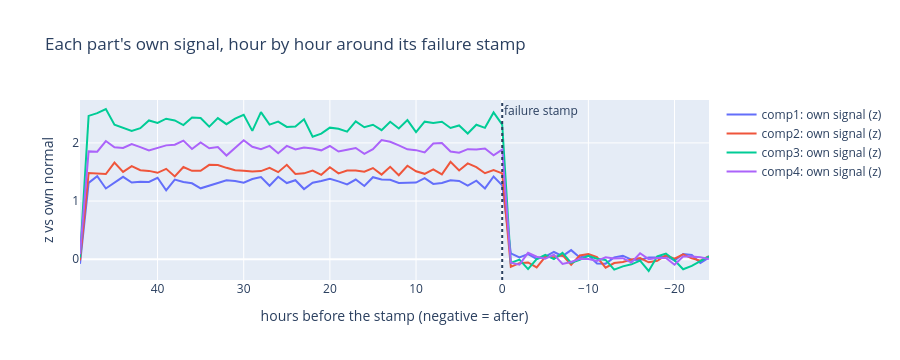

Notebook code cell kept with this figure:
### Markdown cell above
## 3 · How are events timestamped? (this sets H)
Failures and repairs are stamped at 06:00, a daily batch. If a failure were really logged up to a day late, the
hours just before its stamp would hold *post-failure* data, and scoring them would be leakage (forcing H ≥ 24 h).
The check: average each part's own signal and own error codes hour by hour, from 49 h before the stamp to 1 h after.

### Code cell
# Which signal and which error codes belong to which part, learned from the dev machines only
# (src/evaluation.py §7, learn_mapping). E.g. comp1 -> volt + error1.
dev, hold = dev_holdout_split(panel, cfg.dev_fraction, cfg.seed)
mapping = learn_mapping(panel, cfg, dev)

# Hour-by-hour averages around the stamp (src/evaluation.py §7, stamp_alignment).
# own_signal_z: the part's own signal vs its machine's normal operation (signed: a precursor is positive)
# own_error_codes_per_failure: how many of the part's own error codes are logged at that hour, per failure
S = stamp_alignment(panel, cfg, mapping)

fig = go.Figure()
for c, d in S.items():
    fig.add_scatter(x=d.index, y=d.own_signal_z, name=f"{c}: own signal (z)")
fig.add_vline(x=0, line_dash="dot", annotation_text="failure stamp")
fig.update_xaxes(autorange="reversed", title="hours before the stamp (negative = after)")
fig.update_layout(yaxis_title="z vs own normal", height=360,
                  title="Each part's own signal, hour by hour around its failure stamp")
fig.show()

# The evidence in one table, per part: is the signal still shifted at the stamp, and back to normal 1 h after?
# How many of the part's own error codes appear in the final 23 h, and how many exactly 24 h before?
stamp = pd.DataFrame({c: {"signal z at the stamp": d.own_signal_z[0], "signal z 1 h after": d.own_signal_z[-1],
                  "own codes in the last 23 h": d.own_error_codes_per_failure.loc[1:23].sum(),
                  "own codes exactly 24 h before": d.own_error_codes_per_failure[24]}
              for c, d in S.items()}).T.round(2)
stamp

### Figure 1 — Plotly figure (JSON) as saved in the notebook; plotly's stock layout.template omitted (floating-point values rounded to 4 significant figures)
{"data": [{"name": "comp1: own signal (z)", "type": "scatter", "x": [-24, -23, -22, -21, -20, -19, -18, -17, -16, -15, -14, -13, -12, -11, -10, -9, -8, -7, -6, -5, -4, -3, -2, -1, 0, 1, 2, 3, 4, 5, 6, 7, 8, 9, 10, 11, 12, 13, 14, 15, 16, 17, 18, 19, 20, 21, 22, 23, 24, 25, 26, 27, 28, 29, 30, 31, 32, 33, 34, 35, 36, 37, 38, 39, 40, 41, 42, 43, 44, 45, 46, 47, 48, 49], "y": [0.02843, -0.0659, 0.07275, 0.08865, -0.0229, 0.05603, 0.03411, 0.02971, -0.01303, -0.008755, 0.06008, 0.03116, -0.07645, -0.07385, 0.06665, 0.02977, 0.156, 0.05325, 0.1242, 0.04348, 0.004559, 0.08727, 0.03166, 0.1013, 1.269, 1.423, 1.217, 1.35, 1.267, 1.347, 1.358, 1.311, 1.295, 1.395, 1.319, 1.31, 1.313, 1.366, 1.371, 1.411, 1.259, 1.371, 1.286, 1.339, 1.381, 1.344, 1.316, 1.206, 1.358, 1.31, 1.419, 1.264, 1.412, 1.38, 1.317, 1.345, 1.357, 1.311, 1.261, 1.219, 1.306, 1.329, 1.371, 1.185, 1.4, 1.33, 1.332, 1.319, 1.417, 1.313, 1.216, 1.427, 1.313, -0.07951]}, {"name": "comp2: own signal (z)", "type": "scatter", "x": [-24, -23, -22, -21, -20, -19, -18, -17, -16, -15, -14, -13, -12, -11, -10, -9, -8, -7, -6, -5, -4, -3, -2, -1, 0, 1, 2, 3, 4, 5, 6, 7, 8, 9, 10, 11, 12, 13, 14, 15, 16, 17, 18, 19, 20, 21, 22, 23, 24, 25, 26, 27, 28, 29, 30, 31, 32, 33, 34, 35, 36, 37, 38, 39, 40, 41, 42, 43, 44, 45, 46, 47, 48, 49], "y": [0.05166, -0.02548, 0.01503, 0.08446, 0.01091, 0.06788, -0.02618, -0.05333, 0.02002, -0.00382, -0.04872, -0.06623, -0.1454, 0.03783, 0.09022, 0.0633, -0.09625, 0.06884, 0.03265, 0.04051, -0.1414, -0.05569, -0.06873, -0.1315, 1.476, 1.534, 1.479, 1.582, 1.648, 1.525, 1.675, 1.46, 1.546, 1.468, 1.511, 1.607, 1.444, 1.589, 1.455, 1.568, 1.504, 1.526, 1.527, 1.477, 1.583, 1.451, 1.525, 1.477, 1.467, 1.624, 1.497, 1.571, 1.515, 1.507, 1.519, 1.532, 1.572, 1.621, 1.623, 1.52, 1.521, 1.586, 1.423, 1.554, 1.486, 1.519, 1.531, 1.6, 1.503, 1.663, 1.465, 1.475, 1.482, -0.02037]}, {"name": "comp3: own signal (z)", "type": "scatter", "x": [-24, -23, -22, -21, -20, -19, -18, -17, -16, -15, -14, -13, -12, -11, -10, -9, -8, -7, -6, -5, -4, -3, -2, -1, 0, 1, 2, 3, 4, 5, 6, 7, 8, 9, 10, 11, 12, 13, 14, 15, 16, 17, 18, 19, 20, 21, 22, 23, 24, 25, 26, 27, 28, 29, 30, 31, 32, 33, 34, 35, 36, 37, 38, 39, 40, 41, 42, 43, 44, 45, 46, 47, 48, 49], "y": [0.04866, -0.0373, -0.114, -0.1728, -0.01937, 0.09736, 0.04989, -0.203, -0.02507, -0.08808, -0.123, -0.1803, -0.01299, 0.0079, 0.05953, -0.01059, -0.0622, 0.1076, 0.001951, 0.07332, 0.002946, -0.1702, -0.008062, -0.06376, 2.314, 2.525, 2.259, 2.313, 2.162, 2.3, 2.257, 2.364, 2.345, 2.366, 2.185, 2.393, 2.249, 2.363, 2.22, 2.313, 2.27, 2.37, 2.195, 2.244, 2.263, 2.159, 2.107, 2.407, 2.284, 2.276, 2.368, 2.315, 2.529, 2.208, 2.484, 2.417, 2.322, 2.427, 2.279, 2.429, 2.436, 2.307, 2.387, 2.417, 2.345, 2.387, 2.253, 2.207, 2.265, 2.312, 2.584, 2.512, 2.465, 0.02977]}, {"name": "comp4: own signal (z)", "type": "scatter", "x": [-24, -23, -22, -21, -20, -19, -18, -17, -16, -15, -14, -13, -12, -11, -10, -9, -8, -7, -6, -5, -4, -3, -2, -1, 0, 1, 2, 3, 4, 5, 6, 7, 8, 9, 10, 11, 12, 13, 14, 15, 16, 17, 18, 19, 20, 21, 22, 23, 24, 25, 26, 27, 28, 29, 30, 31, 32, 33, 34, 35, 36, 37, 38, 39, 40, 41, 42, 43, 44, 45, 46, 47, 48, 49], "y": [0.001513, 0.03402, 0.04715, 0.04515, -0.09486, 0.01932, 0.02139, 0.00111, 0.1016, -0.05732, 0.01668, 0.01156, 0.03312, -0.02869, 0.002318, 0.00879, -0.04703, -0.08158, 0.0777, 0.008442, 0.0423, 0.1099, -0.09332, -0.06185, 1.885, 1.788, 1.905, 1.889, 1.893, 1.831, 1.852, 2.0, 1.991, 1.835, 1.876, 1.891, 1.959, 2.02, 2.051, 1.892, 1.812, 1.913, 1.884, 1.852, 1.947, 1.872, 1.905, 1.923, 1.887, 1.949, 1.823, 1.95, 1.893, 1.933, 2.047, 1.924, 1.784, 1.931, 1.909, 2.009, 1.896, 2.039, 1.971, 1.958, 1.91, 1.872, 1.929, 1.981, 1.913, 1.924, 2.032, 1.849, 1.855, 0.08488]}], "layout": {"annotations": [{"showarrow": false, "text": "failure stamp", "x": 0, "xanchor": "left", "xref": "x", "y": 1, "yanchor": "top", "yref": "y domain"}], "height": 360, "shapes": [{"line": {"dash": "dot"}, "type": "line", "x0": 0, "x1": 0, "xref": "x", "y0": 0, "y1": 1, "yref": "y domain"}], "title": {"text": "Each part's own signal, hour by hour around its failure stamp"}, "xaxis": {"autorange": "reversed", "title": {"text": "hours before the stamp (negative = after)"}}, "yaxis": {"title": {"text": "z vs own normal"}}}}
